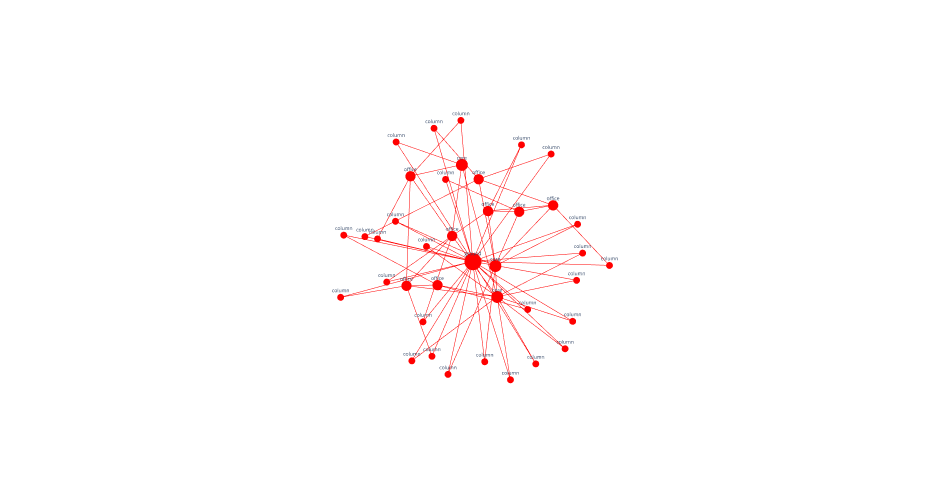

Notebook source saved alongside this figure:
### Code cell
# View 2 — Predicted label (model's assessment)
# nodes are red if the model disagreed with your label
print(f"PREDICTED: {pred_label} — {MAPPING[pred_label]}")
Topology.Show(
    g,
    vertexSize=6,
    vertexSizeKey="size",
    vertexColorKey="pred_color",
    showVertexLabel=True,
    vertexLabelKey="cell_name",
    backgroundColor="white",
    camera=[0, 0, 3],
    renderer=renderer
)

### Figure 1 — Plotly figure (JSON) as saved in the notebook; plotly's stock layout.template omitted (floating-point values rounded to 4 significant figures; data arrays with more than 128 entries replaced by an {"elided": "..."} marker saying what was removed)
{"data": [{"hoverinfo": "text", "legendgroup": "2", "legendrank": 2, "line": {"color": "red", "dash": "solid", "width": 1}, "marker": {"size": 0}, "mode": "lines", "name": "1: Untitled Graph (Edges)", "showlegend": false, "text": "", "type": "scatter3d", "x": {"elided": "219 float values"}, "y": {"elided": "219 float values"}, "z": {"elided": "219 int values"}}, {"customdata": ["office", "column", "office", "column", "core", "column", "column", "column", "column", "column", "column", "core", "column", "office", "column", "column", "column", "column", "column", "column", "office", "column", "office", "column", "column", "column", "column", "office", "column", "column", "column", "column", "column", "column", "office", "office", "column", "core", "ground"], "hoverinfo": "text", "hovertemplate": ["Click office", "Click column", "Click office", "Click column", "Click core", "Click column", "Click column", "Click column", "Click column", "Click column", "Click column", "Click core", "Click column", "Click office", "Click column", "Click column", "Click column", "Click column", "Click column", "Click column", "Click office", "Click column", "Click office", "Click column", "Click column", "Click column", "Click column", "Click office", "Click column", "Click column", "Click column", "Click column", "Click column", "Click column", "Click office", "Click office", "Click column", "Click core", "Click ground"], "hovertext": ["office", "column", "office", "column", "core", "column", "column", "column", "column", "column", "column", "core", "column", "office", "column", "column", "column", "column", "column", "column", "office", "column", "office", "column", "column", "column", "column", "office", "column", "column", "column", "column", "column", "column", "office", "office", "column", "core", "ground"], "legendgroup": "1", "legendrank": 1, "marker": {"color": ["#FF0000", "#FF0000", "#FF0000", "#FF0000", "#FF0000", "#FF0000", "#FF0000", "#FF0000", "#FF0000", "#FF0000", "#FF0000", "#FF0000", "#FF0000", "#FF0000", "#FF0000", "#FF0000", "#FF0000", "#FF0000", "#FF0000", "#FF0000", "#FF0000", "#FF0000", "#FF0000", "#FF0000", "#FF0000", "#FF0000", "#FF0000", "#FF0000", "#FF0000", "#FF0000", "#FF0000", "#FF0000", "#FF0000", "#FF0000", "#FF0000", "#FF0000", "#FF0000", "#FF0000", "#FF0000"], "line": {"width": 0}, "opacity": 1, "size": [12, 8, 12, 8, 14, 8, 8, 8, 8, 8, 8, 14, 8, 12, 8, 8, 8, 8, 8, 8, 12, 8, 12, 8, 8, 8, 8, 12, 8, 8, 8, 8, 8, 8, 12, 12, 8, 14, 20], "sizemode": "diameter", "symbol": "circle"}, "mode": "markers+text", "name": "1: Untitled Graph (Vertices)", "showlegend": false, "text": ["office", "column", "office", "column", "core", "column", "column", "column", "column", "column", "column", "core", "column", "office", "column", "column", "column", "column", "column", "column", "office", "column", "office", "column", "column", "column", "column", "office", "column", "column", "column", "column", "column", "column", "office", "office", "column", "core", "ground"], "textfont": {"size": 5}, "type": "scatter3d", "x": [0.7101, -1.261, -0.5406, -1.681, 0.4192, 0.4028, 2.425, -1.042, -0.194, 0.816, 1.701, 1.032, 1.452, 1.412, -0.09877, -0.2531, 2.208, 2.978, -0.4472, -0.7199, -0.4716, -0.06321, 0.2505, -1.627, 1.966, -0.8826, -0.7308, 2.001, 0.1369, 2.512, 0.1793, 1.56, 2.408, 1.262, -0.003046, 0.8713, 2.34, 0.9998, 0.6094], "y": [1.784, 0.7894, -0.06273, -0.2633, 2.034, 2.803, 1.003, 0.7492, 0.6184, -1.379, -1.416, -0.2548, 2.379, 1.221, -1.284, -0.6877, -1.154, 0.2895, -1.363, 2.429, 1.836, 2.667, 0.8018, 0.8143, 2.22, 0.001145, 1.054, 1.332, 1.78, 0.5035, -1.599, -0.4743, 0.0312, -1.692, -0.05092, 1.233, -0.6787, 0.2804, 0.3583], "z": [0, 0, 0, 0, 0, 0, 0, 0, 0, 0, 0, 0, 0, 0, 0, 0, 0, 0, 0, 0, 0, 0, 0, 0, 0, 0, 0, 0, 0, 0, 0, 0, 0, 0, 0, 0, 0, 0, 0]}], "layout": {"autosize": true, "height": 500, "margin": {"b": 40, "l": 40, "r": 40, "t": 40}, "paper_bgcolor": "#FFFFFF", "plot_bgcolor": "#FFFFFF", "scene": {"aspectmode": "data", "camera": {"center": {"x": 0, "y": 0, "z": 0}, "eye": {"x": 0, "y": 0, "z": 3}, "projection": {"type": "perspective"}, "up": {"x": 0, "y": 1, "z": 0}}, "xaxis": {"visible": false}, "yaxis": {"visible": false}, "zaxis": {"visible": false}}, "showlegend": true, "width": 950, "xaxis": {"showgrid": false, "visible": false, "zeroline": false}, "yaxis": {"showgrid": false, "visible": false, "zeroline": false}}}
